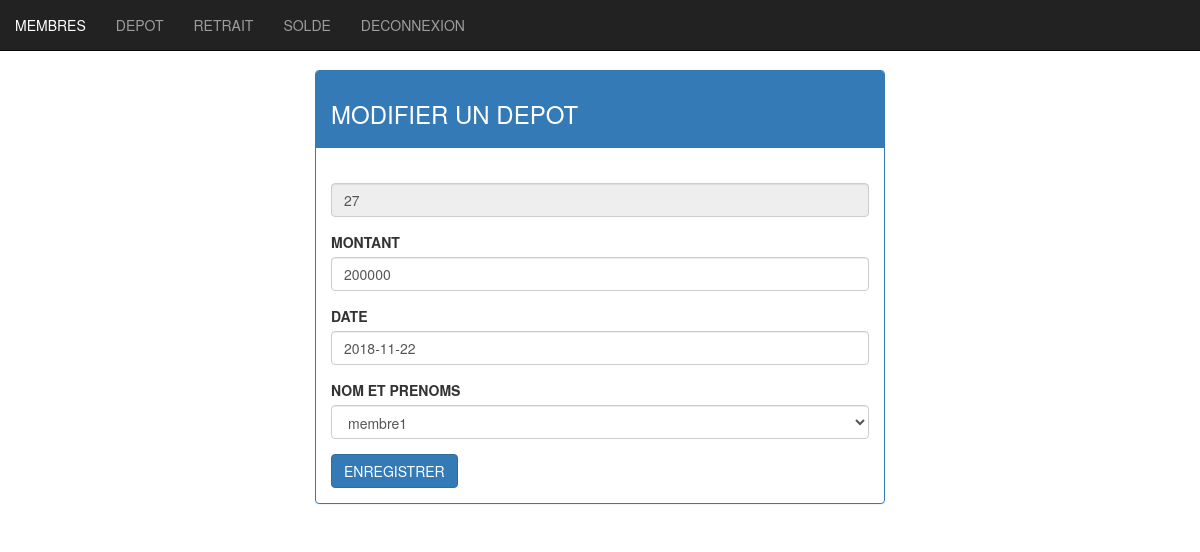
Page /modifierdepot.php?iddepot=27 (signed in) on the committed database.
### tables this page shows
CREATE TABLE `depot` (
  `iddepot` int(11) NOT NULL,
  `montantdepot` int(255) NOT NULL,
  `datedepot` date NOT NULL,
  `id` int(11) NOT NULL
);

CREATE TABLE `membres` (
  `id` int(11) NOT NULL,
  `nom` varchar(255) NOT NULL,
  `email` varchar(255) NOT NULL,
  `telephone` varchar(255) NOT NULL,
  `login` varchar(255) NOT NULL,
  `password` varchar(255) NOT NULL,
  `role` varchar(255) NOT NULL
);

### modifierdepot.php (the view, shortened to what this page needs)
<?php
$iddepot=$_GET['iddepot'];
require_once ("connexion.php");
$ps=$pdo->prepare("SELECT * FROM depot WHERE iddepot=?");
$params=array($iddepot);
$ps->execute($params);
$depot = $ps->fetch();
$req= "SELECT * FROM membres";
$ps=$pdo->prepare($req);
$ps->execute();
?>
<!DOCTYPE html>
<html>
<head>
 <link href="bootstrap/css/bootstrap.min.css" rel="stylesheet" type="text/css">
 <link href="bootstrap/css/style.css" rel="stylesheet" type="text/css">
 </head>
 <body>
 <?php require_once ("menuadmin.php"); ?>
 <div class="container espace col-md-6 col-xs-12 col-md-offset-3 ">
 <div class="panel panel-primary">
 <div class="panel-heading"> <h3>MODIFIER UN DEPOT</h3></div>
 <div class="panel-body">
 <form method="post" action="updatedepot.php">
 <div class="form-group">
 <input type="text" readonly="readonly" name="iddepot" value="<?php echo ($depot['iddepot'])?>" class="form-control"/>
 </div>
 <div class="form-group">
 <label class="control-label"> MONTANT </label>
 <input type="text" name="montantdepot" value="<?php echo ($depot['montantdepot'])?>" class="form-control"
 required = "required" pattern = "[0-9]+"/>
 </div>
 <div class="form-group">
 <label class="control-label"> DATE  </label>
 <input type="text" name="datedepot" value="<?php echo ($depot['datedepot'])?>" class="form-control" required = "required"/>
 </div>
 <div class="form-group">
 <label class="control-label"> NOM ET PRENOMS </label>
 <select name="id"  class="form-control"/>
 <?php while($membres = $ps->fetch()) {?>
 <option value="<?php echo ($membres['id']) ?>"
 <?php
if($depot['id']===$membres['id'])echo "selected" ?>>
 <?php echo ($membres['nom']) ?>
 </option>
 <?php } ?>
 </div>
 <div >
 <button type="submit" class="btn btn-primary"> ENREGISTRER </button>
 </div>
 </form>
 </div>
 </div>
 </div>
 </body>
 </html>

### rows in the picture
depot: iddepot "27", montantdepot "200000", datedepot "2018-11-22", id "membre1"
